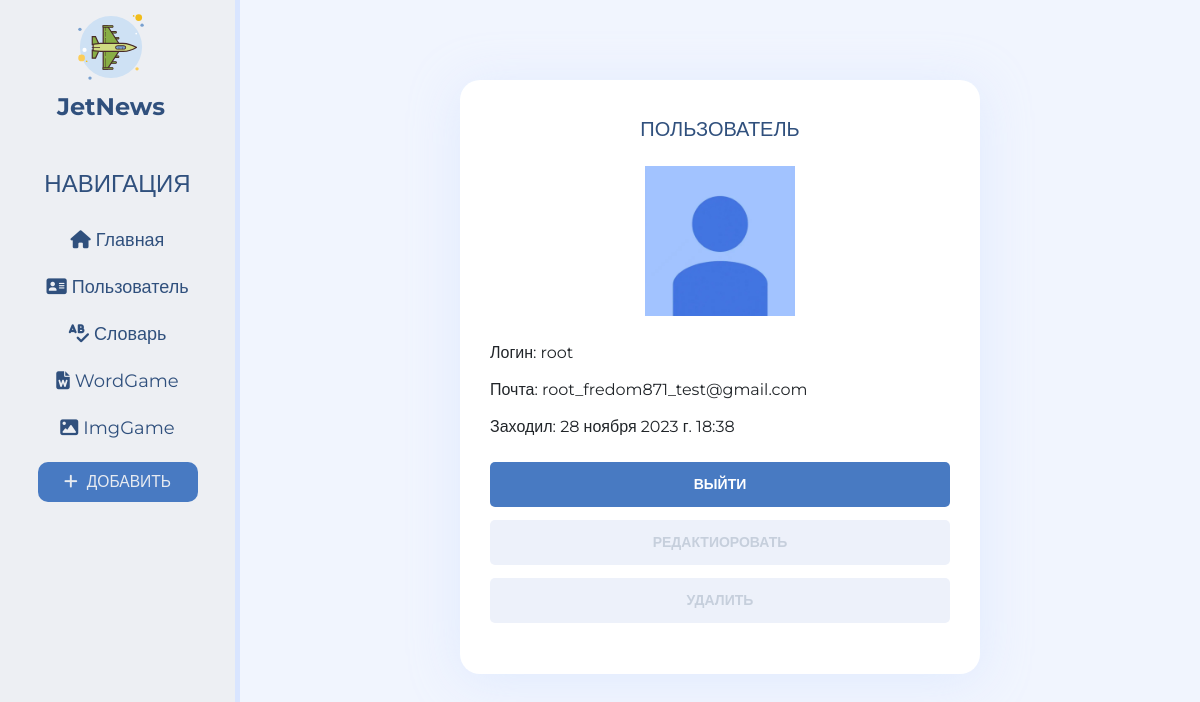
Screenshot of /user/root with the database file from the repository.
### user/models.py (models this page shows, shortened)
class Profile(models.Model):
    user = models.OneToOneField(User, on_delete=models.CASCADE)
    slug = models.SlugField(verbose_name='URL', max_length=255, blank=True, unique=True)
    avatar = models.ImageField(
        verbose_name='Аватар',
        upload_to='user/images/avatars/%Y/%m/%d/',
        blank=True,
        validators=[FileExtensionValidator(allowed_extensions=('png', 'jpg', 'jpeg'))])
    birth_date = models.DateField(null=True, blank=True, verbose_name='Дата рождения')
    class Meta:
        db_table = 'app_profiles'
        ordering = ('user',)
        verbose_name = 'Профиль'
        verbose_name_plural = 'Профили'
    def __str__(self):
        return self.user.username

### user/views.py (the view)
# urls.py: path('<str:slug>', views.UserHome.as_view(), name='user_home'),
class UserHome(DetailView):
    model = Profile
    template_name = 'user/user_home.html'
    context_object_name = 'profile'
    def get_context_data(self, **kwargs):
        context = super().get_context_data(**kwargs)
        context['title'] = f'Страница пользователя: {self.object.user.username}'
        return context

### user/templates/user/user_home.html (shortened to what this page needs)
{% extends "main/layout.html" %}
{% load static %}
{% block content %}
<div class="features">
    <div class="register-user-container">
        <h1 class="user-title">
            Пользователь {{ request.user.username }}
        </h1>
        <div class="user-avatar">
            {% if user.profile.avatar %}
            <img src="{{ user.profile.avatar.url }}" class="img-fluid rounded-0 avatar" alt="{{ profile }}">
            {% else %}
            <img src="{% static 'user/img/default.png' %}" class="img-fluid rounded-0 avatar accordion`" alt="{{ profile }}">
            {% endif %}
        </div>
        <div class="user-fields">
            <div class="user-field">
                Логин: {{ profile.user.username }}
            </div>
            <div class="user-field">
                Почта: {{ profile.user.email }}
            </div>
            <div class="user-field">
                Заходил: {{ profile.user.last_login }}
            </div>
        </div>
        <div class="user-buttons">
            <a href="{% url 'sign_out' %}" class="button button-sign-up">Выйти</a>
            <a href="{% url 'update' user.profile.slug %}" class="button button-sign-in">Редактиоровать</a>
            <a href="{% url 'delete' user.profile.slug %}" class="button button-sign-in">Удалить</a>
        </div>
    </div>
</div>
{% endblock content %}

### main/static/main/css/utilities.css (style rules this page uses)
* { margin: 0; padding: 0; box-sizing: border-box; }
body { font-family: 'Montserrat', sans-serif; }
main .features { background: #F1F5FE; float: left; height: 100vh; width: 80%; display: flex; flex-direction: column; justify-content: flex-start; align-items: center; padding-top: 10vh; }

### main/static/main/css/main_user_home.css (style rules this page uses)
.register-user-container { position: relative; max-width: 520px; width: 100%; background: #FFFFFF; box-shadow: 0px 6px 50px rgba(217, 229, 255, 0.7); border-radius: 20px; padding-left: 30px; padding-right: 30px; padding-top: 38px; padding-bottom: 38px; }
.user-avatar { display: flex; justify-content: center; align-items: center; margin-bottom: 25px; }
.avatar { max-height: 150px; max-width: 150px; }
.user-title { color: #30507D; font-weight: 500; font-size: 20px; line-height: 23px; margin-bottom: 25px; text-transform: uppercase; text-align: center; }
.user-field { margin-bottom: 13px; }
.user-buttons { padding-top: 10px; color: #fff; }
.button { padding: 0; margin: 0; border: 0; text-decoration: none; font-weight: bold; font-size: 14px; display: block; height: 45px; border-radius: 5px; text-transform: uppercase; text-align: center; line-height: 45px; cursor: pointer; }
.button-sign-in { text-decoration: none; color: #C6CFDC; background: #edf1fa; margin-top: 10px; }
a.button.button-sign-in { text-decoration: none; }
.button-sign-up { text-decoration: none; color: #fff; background: #487ac2; }
a.button.button-sign-up { text-decoration: none; }

### main/static/main/css/main_word_home.css (style rules this page uses)
.avatar { max-height: 150px; max-width: 150px; }

### main/static/main/css/main_buttons.css (style rules this page uses)
.button { padding: 0; margin: 0; border: 0; text-decoration: none; font-weight: bold; font-size: 14px; display: block; height: 45px; border-radius: 5px; text-transform: uppercase; text-align: center; line-height: 45px; cursor: pointer; }
.button-sign-in { text-decoration: none; color: #C6CFDC; background: #edf1fa; margin-bottom: 13px; }
a.button.button-sign-in { text-decoration: none; }
.button-sign-up { text-decoration: none; color: #fff; background: #487ac2; margin-bottom: 13px; }
a.button.button-sign-up { text-decoration: none; }

### rows the page displays
Profile: user.username "root", user.email "root_fredom871_test@gmail.com", user.last_login "28 ноября 2023 г. 18:38"
